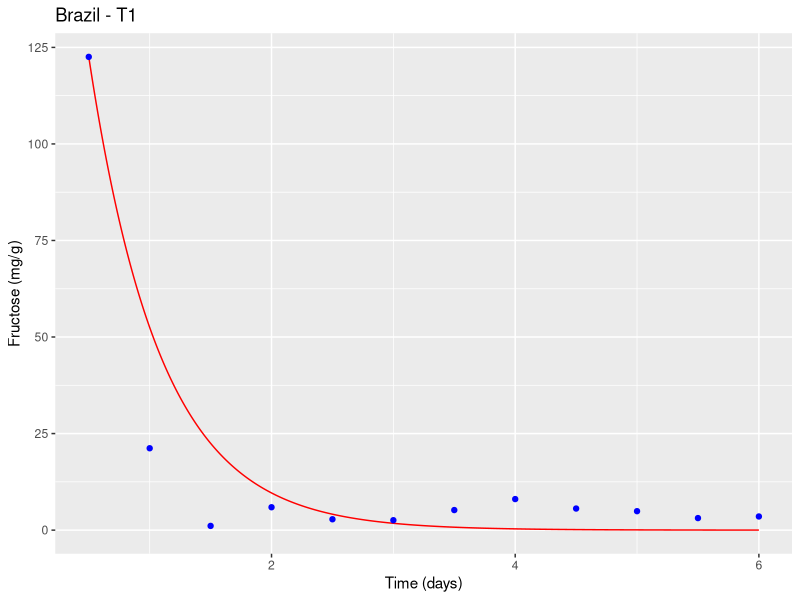
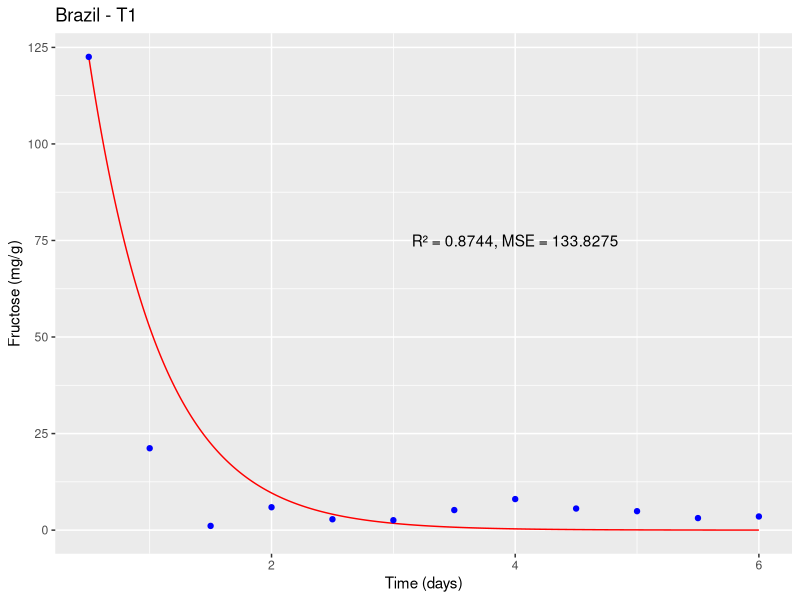
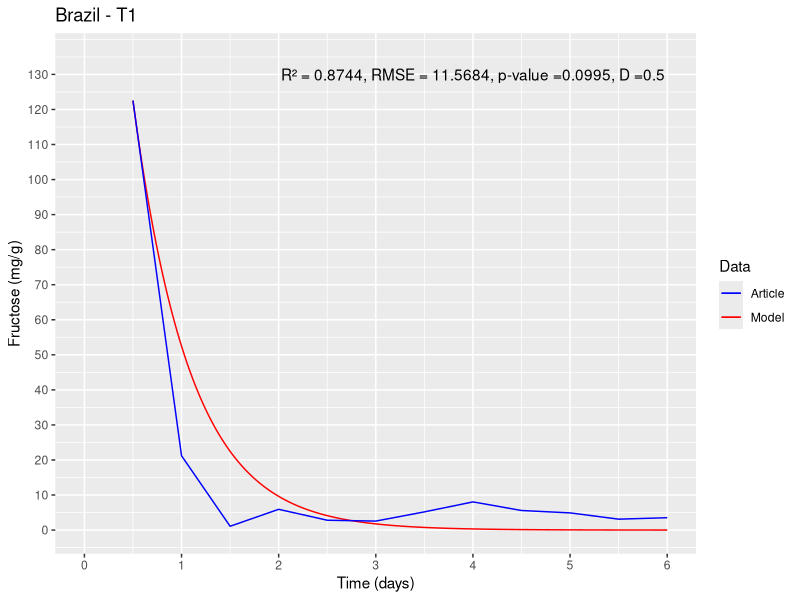

Source code (R) for these figures, in order:
#Packages#
install.packages("deSolve")
install.packages("ggplot2")
#Libraries#
library(deSolve)
library(ggplot2)

state1<-c(y=122.539) #Initial state#
times1<-seq(0.5,6,1/10000) #6 days with 10000 intervals per day#
parameters1<-c(Y1=36.477,Y2=248.47) #Parameter values#
#Pereira et al., 2012 Brazil <- Brazil - T1#
#doi:10.1128/aem.01144-12#
#Brazil - T1#

#(i). DATA TO FEED THE FRUCTOSE MODEL#

#nu1#
U<- 0.4125
f<- 122.539
K<-0.6071
L<-0.0017182
U1 <- (U*f/f+K*L)*L
U1
#nu2#
U2<- 0.4929
f2<- 122.539
K2<-0.5894
BAL2<-0.0001761

U2 <- (U2*f2/f2+K2*BAL2)*BAL2
U2

#Differential equation#
ODE1<-function(times,state,parameters){ 
  y<-state[1] #inital state
  Y1<-parameters[1] #parameter 1
  Y2<-parameters[2] #parameter 2
  dy<--(Y1*U1/0.028)*y-(Y2*U2/0.028)*y #equation 
  res<-dy
  list(res)
}


#number solution#
solution1<-lsoda(state1, times1, ODE1, parameters1)

#(ii). EXPERIMENTAL DATA OF ARTICLE#

ts = c(12/24,24/24,36/24,48/24,60/24,72/24,84/24,96/24,108/24,120/24,132/24,144/24)
fru<-c(122.5392,21.199,1.09,5.923,2.81,2.565,5.192,8.038,5.587,4.902,3.113,3.532)

#Graph#

df <- data.frame(time = solution1[,1], fructose = solution1[,2])
d<-ggplot() +
  geom_line(data = df, aes(x = time, y = fructose), color = "red") +
  geom_point(data = data.frame(time = ts, fructose = fru), aes(x = time, y = fructose), color = "blue") +
  xlab("Time (days)") + ylab("Fructose (mg/g)") +
  ggtitle("Brazil - T1")
plot(d)


#Statistical validation#

#To statistically validate the mathematical model, various analysis tools can be used,
#but one of the most common is to compare the model results with experimental data and evaluate the quality of the fit.
#In this case, one can use the coefficient of determination (R²), the mean squared error (MSE), and the root mean square error (RMSE) as fitting measures#

#To calculate R², MSE, and RMSE, one can compare the values predicted by the model with
#the experimental data. First, extract the values predicted by the model at the same points 
#where the experimental measurements were taken, 
#using the approx() function in R:

pred <- approx(solution1[,1], solution1[,2], ts)$y

#Then, R², MSE, and RMSE can be calculated using the following formulas:
SSE <- sum((fru - pred)^2)
SST <- sum((fru - mean(fru))^2)
R2 <- 1 - SSE/SST
MSE <- SSE/length(fru)
RMSE <- sqrt(MSE)

#Where SSE is the sum of squared errors,
#SST is the total sum of squares,
#R² is the coefficient of determination, MSE is the mean squared error and RMSE is the root mean square error.

cat("R² = ", round(R2, 4), "\n")
cat("MSE = ", round(MSE, 4), "\n")
cat("RMSE = ", round(RMSE, 4), "\n")

#R² measures the proportion of total variation in the experimental data
#that is explained by the model. A value of R² close to 1 indicates a good fit of the model to the experimental data

#MSE measures the average of squared errors between experimental values
#and the values predicted by the model. A low MSE value indicates good predictive capability of the model.

#The root mean square error (RMSE) was determined, which quantifies the magnitude of deviation of simulated values from observed values.

d <- ggplot() +
  geom_line(data = df, aes(x = time, y = fructose), color = "red") +
  geom_point(data = data.frame(time = ts, fructose = fru), aes(x = time, y = fructose), color = "blue") +
  xlab("Time (days)") + ylab("Fructose (mg/g)") +
  ggtitle("Brazil - T1") +
  annotate("text", x = 4, y = 75, label = paste0("R² = ", round(R2, 4), ", MSE = ", round(MSE, 4)))

plot(d)

#Two-sample Kolmogorov–Smirnov test - KS#
#Ho: The simulation results follow the same distribution of experimental data#
#Ha: The simulation results do not follow the same distribution of experimental data#
#Hypothesis test with an alpha of 0.05#
#to determine if there is a significant difference between the data and the exponential distribution#
#Hypothesis test
alpha <- 0.05

# Perform Kolmogorov-Smirnov test
ks_test <- ks.test(fru, pred)
ks_test

# Results Kolmogorov-Smirnov test
cat("Kolmogorov-Smirnov test:", "\n")
cat("Test statistic:", round(ks_test$statistic, 4), "\n")
cat("p-value:", round(ks_test$p.value, 4), "\n")

if (ks_test$p.value < alpha) {
  cat("The simulation results do not follow the same distribution of experimental data.\n")
} else {
  cat("The simulation results follow the same distribution of experimental data.\n")
}


#Final plot#
p_value <- round(ks_test$p.value, 4)
D <- round(ks_test$statistic, 4)

# First, define the colors we want to use for each element:
colors <- c(Model = "red", Article = "blue")

# Then the script is modified to assign a name to each geom and set the color scale manually
d <- ggplot() +
  geom_line(data = df, aes(x = time, y = fructose, color = "Model"), show.legend = TRUE) +
  geom_line(data = data.frame(time = ts, fructose = fru), aes(x = time, y = fructose, color = "Article"), show.legend = TRUE) +
  xlab("Time (days)") + ylab("Fructose (mg/g)") +
  ggtitle("Brazil - T1") +
  annotate("text", x = 4, y = 130, label = paste0("R² = ", round(R2, 4), ", RMSE = ", round(RMSE, 4), ", p-value =", round(p_value, 4), ", D =", round(D, 4))) +
  labs(color = "Data") +  # Change the title of the legend
  scale_color_manual(values = colors) +
  scale_x_continuous(limits = c(0, 6), breaks = seq(0, 6, 1)) +  # x-axis boundaries and intervals between marks
  scale_y_continuous(limits = c(0, 135), breaks = seq(0, 135, 10))   # y-axis boundaries and intervals between marks

#PLOT#
print(d)
